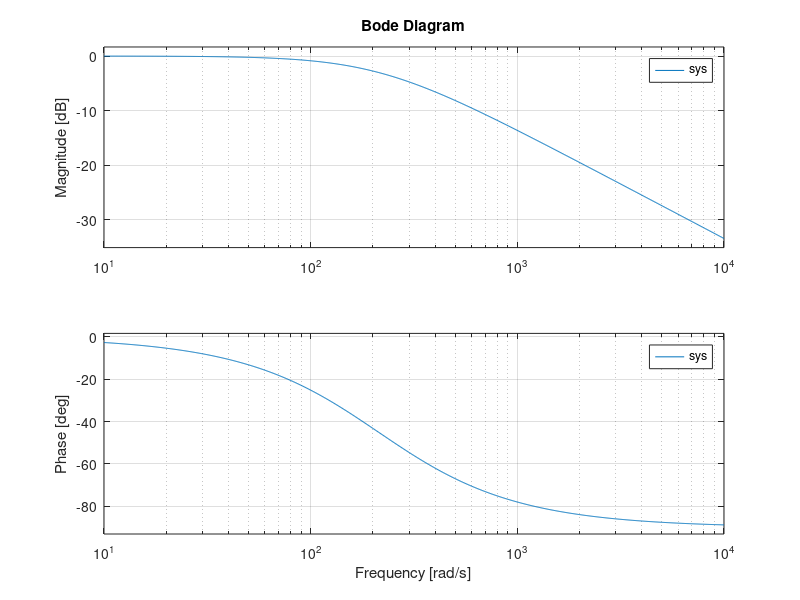

Write MATLAB code to recreate this figure.
% for low pass filter 
close all;
clc;
resistance= 10000; %Ohms
capacitance= 470 *10^-9; %Farad
inductance= 1; %Henry
num=[1];
den=[resistance*capacitance 1];
sys=tf(num,den);
sys
bode(sys);
